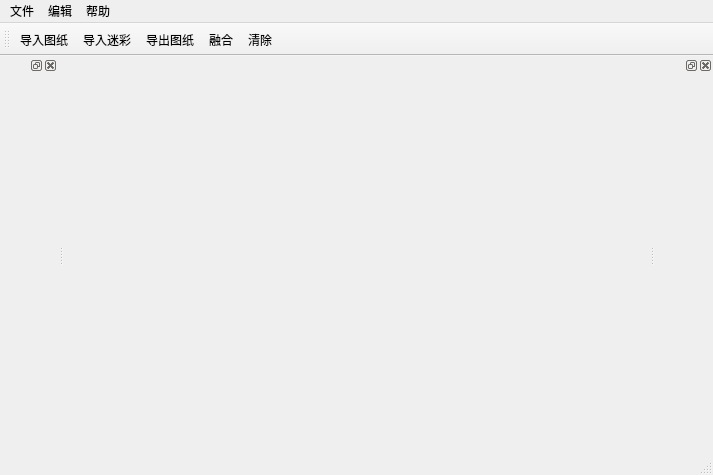
<?xml version="1.0" encoding="UTF-8"?>
<ui version="4.0">
 <class>MainWindow</class>
 <widget class="QMainWindow" name="MainWindow">
  <property name="geometry">
   <rect>
    <x>0</x>
    <y>0</y>
    <width>713</width>
    <height>475</height>
   </rect>
  </property>
  <property name="windowTitle">
   <string>数码迷彩工程图融合系统</string>
  </property>
  <widget class="QWidget" name="centralWidget"/>
  <widget class="QMenuBar" name="menuBar">
   <property name="geometry">
    <rect>
     <x>0</x>
     <y>0</y>
     <width>713</width>
     <height>23</height>
    </rect>
   </property>
   <widget class="QMenu" name="menu">
    <property name="title">
     <string>文件</string>
    </property>
    <addaction name="action_read_dfx"/>
    <addaction name="action_read_micai"/>
    <addaction name="action_write_dfx"/>
   </widget>
   <widget class="QMenu" name="menu_2">
    <property name="title">
     <string>编辑</string>
    </property>
    <addaction name="action_amalgamation"/>
    <addaction name="action_clear"/>
   </widget>
   <widget class="QMenu" name="menu_3">
    <property name="title">
     <string>帮助</string>
    </property>
   </widget>
   <addaction name="menu"/>
   <addaction name="menu_2"/>
   <addaction name="menu_3"/>
  </widget>
  <widget class="QToolBar" name="mainToolBar">
   <attribute name="toolBarArea">
    <enum>TopToolBarArea</enum>
   </attribute>
   <attribute name="toolBarBreak">
    <bool>false</bool>
   </attribute>
   <addaction name="action_read_dfx"/>
   <addaction name="action_read_micai"/>
   <addaction name="action_write_dfx"/>
   <addaction name="action_amalgamation"/>
   <addaction name="action_clear"/>
  </widget>
  <widget class="QStatusBar" name="statusBar"/>
  <widget class="QDockWidget" name="dockWidget">
   <attribute name="dockWidgetArea">
    <number>1</number>
   </attribute>
   <widget class="QWidget" name="dockWidgetContents"/>
  </widget>
  <widget class="QDockWidget" name="dockWidget_3">
   <attribute name="dockWidgetArea">
    <number>2</number>
   </attribute>
   <widget class="QWidget" name="dockWidgetContents_3"/>
  </widget>
  <action name="action_read_dfx">
   <property name="icon">
    <iconset>
     <normaloff>icon/cad.png</normaloff>icon/cad.png</iconset>
   </property>
   <property name="text">
    <string>导入图纸</string>
   </property>
  </action>
  <action name="action_read_micai">
   <property name="icon">
    <iconset>
     <normaloff>icon/MICAI.PNG</normaloff>icon/MICAI.PNG</iconset>
   </property>
   <property name="text">
    <string>导入迷彩</string>
   </property>
  </action>
  <action name="action_write_dfx">
   <property name="icon">
    <iconset>
     <normaloff>icon/savepic.png</normaloff>icon/savepic.png</iconset>
   </property>
   <property name="text">
    <string>导出图纸</string>
   </property>
  </action>
  <action name="action_amalgamation">
   <property name="icon">
    <iconset>
     <normaloff>icon/changeBack.png</normaloff>icon/changeBack.png</iconset>
   </property>
   <property name="text">
    <string>融合</string>
   </property>
  </action>
  <action name="action_clear">
   <property name="icon">
    <iconset>
     <normaloff>icon/empty.png</normaloff>icon/empty.png</iconset>
   </property>
   <property name="text">
    <string>清除</string>
   </property>
  </action>
 </widget>
 <layoutdefault spacing="6" margin="11"/>
 <resources/>
 <connections/>
</ui>
